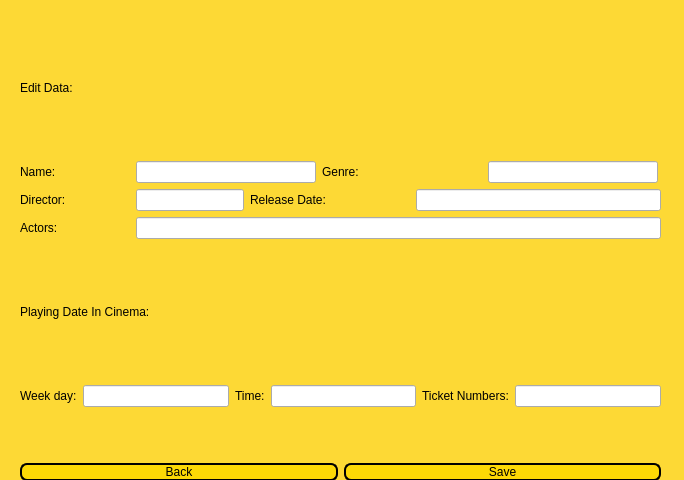
<?xml version="1.0" encoding="UTF-8"?>
<ui version="4.0">
 <class>EditSearchWindow</class>
 <widget class="QMainWindow" name="EditSearchWindow">
  <property name="geometry">
   <rect>
    <x>0</x>
    <y>0</y>
    <width>684</width>
    <height>480</height>
   </rect>
  </property>
  <property name="windowTitle">
   <string>MainWindow</string>
  </property>
  <widget class="QWidget" name="centralwidget">
   <property name="styleSheet">
    <string notr="true">#centralwidget
{
	background-color: #FDD935;
}

QLabel
{
font: 17pt &quot;Cooper Black&quot;;
}

QPushButton
{
	font: 15pt &quot;Cooper Black&quot;;
	background-color: #FDD905 ;
	border-Radius: 7px;
	border: 2px solid  black;
}

QPushButton:hover{
color: #FDD905;
	background-color: rgb(0, 0, 0);
}
QLineEdit
{
	font: 19pt &quot;MV Boli&quot;;
}</string>
   </property>
   <widget class="QWidget" name="verticalLayoutWidget">
    <property name="geometry">
     <rect>
      <x>20</x>
      <y>20</y>
      <width>641</width>
      <height>461</height>
     </rect>
    </property>
    <layout class="QVBoxLayout" name="verticalLayout">
     <item>
      <widget class="QLabel" name="label">
       <property name="text">
        <string>Edit Data:</string>
       </property>
      </widget>
     </item>
     <item>
      <layout class="QHBoxLayout" name="horizontalLayout">
       <property name="topMargin">
        <number>0</number>
       </property>
       <item>
        <widget class="QLabel" name="label_3">
         <property name="maximumSize">
          <size>
           <width>110</width>
           <height>16777215</height>
          </size>
         </property>
         <property name="text">
          <string>Name:</string>
         </property>
        </widget>
       </item>
       <item>
        <widget class="QLineEdit" name="NameEntry">
         <property name="sizePolicy">
          <sizepolicy hsizetype="Expanding" vsizetype="Fixed">
           <horstretch>0</horstretch>
           <verstretch>0</verstretch>
          </sizepolicy>
         </property>
         <property name="maximumSize">
          <size>
           <width>180</width>
           <height>16777215</height>
          </size>
         </property>
        </widget>
       </item>
       <item>
        <widget class="QLabel" name="label_2">
         <property name="sizePolicy">
          <sizepolicy hsizetype="Preferred" vsizetype="Preferred">
           <horstretch>0</horstretch>
           <verstretch>0</verstretch>
          </sizepolicy>
         </property>
         <property name="maximumSize">
          <size>
           <width>160</width>
           <height>16777215</height>
          </size>
         </property>
         <property name="text">
          <string>Genre:</string>
         </property>
        </widget>
       </item>
       <item>
        <widget class="QLineEdit" name="GenreEntry">
         <property name="sizePolicy">
          <sizepolicy hsizetype="Fixed" vsizetype="Fixed">
           <horstretch>0</horstretch>
           <verstretch>0</verstretch>
          </sizepolicy>
         </property>
         <property name="maximumSize">
          <size>
           <width>170</width>
           <height>16777215</height>
          </size>
         </property>
        </widget>
       </item>
      </layout>
     </item>
     <item>
      <layout class="QHBoxLayout" name="horizontalLayout_2">
       <property name="topMargin">
        <number>0</number>
       </property>
       <item>
        <widget class="QLabel" name="label_4">
         <property name="minimumSize">
          <size>
           <width>110</width>
           <height>0</height>
          </size>
         </property>
         <property name="maximumSize">
          <size>
           <width>110</width>
           <height>16777215</height>
          </size>
         </property>
         <property name="text">
          <string>Director:</string>
         </property>
        </widget>
       </item>
       <item>
        <widget class="QLineEdit" name="DirEntry">
         <property name="sizePolicy">
          <sizepolicy hsizetype="Fixed" vsizetype="Fixed">
           <horstretch>0</horstretch>
           <verstretch>0</verstretch>
          </sizepolicy>
         </property>
         <property name="maximumSize">
          <size>
           <width>180</width>
           <height>16777215</height>
          </size>
         </property>
        </widget>
       </item>
       <item>
        <widget class="QLabel" name="label_5">
         <property name="minimumSize">
          <size>
           <width>160</width>
           <height>0</height>
          </size>
         </property>
         <property name="maximumSize">
          <size>
           <width>160</width>
           <height>16777215</height>
          </size>
         </property>
         <property name="text">
          <string>Release Date:</string>
         </property>
        </widget>
       </item>
       <item>
        <widget class="QLineEdit" name="DateEntry"/>
       </item>
      </layout>
     </item>
     <item>
      <layout class="QHBoxLayout" name="horizontalLayout_3">
       <property name="topMargin">
        <number>0</number>
       </property>
       <item>
        <widget class="QLabel" name="label_6">
         <property name="minimumSize">
          <size>
           <width>110</width>
           <height>0</height>
          </size>
         </property>
         <property name="text">
          <string>Actors:</string>
         </property>
        </widget>
       </item>
       <item>
        <widget class="QLineEdit" name="ActorsEntry"/>
       </item>
      </layout>
     </item>
     <item>
      <widget class="QLabel" name="label_9">
       <property name="text">
        <string>Playing Date In Cinema:</string>
       </property>
      </widget>
     </item>
     <item>
      <layout class="QHBoxLayout" name="horizontalLayout_4">
       <property name="topMargin">
        <number>0</number>
       </property>
       <item>
        <widget class="QLabel" name="label_7">
         <property name="text">
          <string>Week day:</string>
         </property>
        </widget>
       </item>
       <item>
        <widget class="QLineEdit" name="DayEntry"/>
       </item>
       <item>
        <widget class="QLabel" name="label_8">
         <property name="text">
          <string>Time:</string>
         </property>
        </widget>
       </item>
       <item>
        <widget class="QLineEdit" name="TimeEntry"/>
       </item>
       <item>
        <widget class="QLabel" name="label_10">
         <property name="text">
          <string>Ticket Numbers:</string>
         </property>
        </widget>
       </item>
       <item>
        <widget class="QLineEdit" name="TicketEntry"/>
       </item>
      </layout>
     </item>
     <item>
      <spacer name="verticalSpacer">
       <property name="orientation">
        <enum>Qt::Vertical</enum>
       </property>
       <property name="sizeType">
        <enum>QSizePolicy::Fixed</enum>
       </property>
       <property name="sizeHint" stdset="0">
        <size>
         <width>20</width>
         <height>40</height>
        </size>
       </property>
      </spacer>
     </item>
     <item>
      <layout class="QHBoxLayout" name="horizontalLayout_5">
       <property name="topMargin">
        <number>10</number>
       </property>
       <item>
        <widget class="QPushButton" name="BackButton">
         <property name="text">
          <string>Back</string>
         </property>
        </widget>
       </item>
       <item>
        <widget class="QPushButton" name="SaveButton">
         <property name="text">
          <string>Save</string>
         </property>
        </widget>
       </item>
      </layout>
     </item>
    </layout>
   </widget>
  </widget>
 </widget>
 <resources/>
 <connections/>
</ui>
